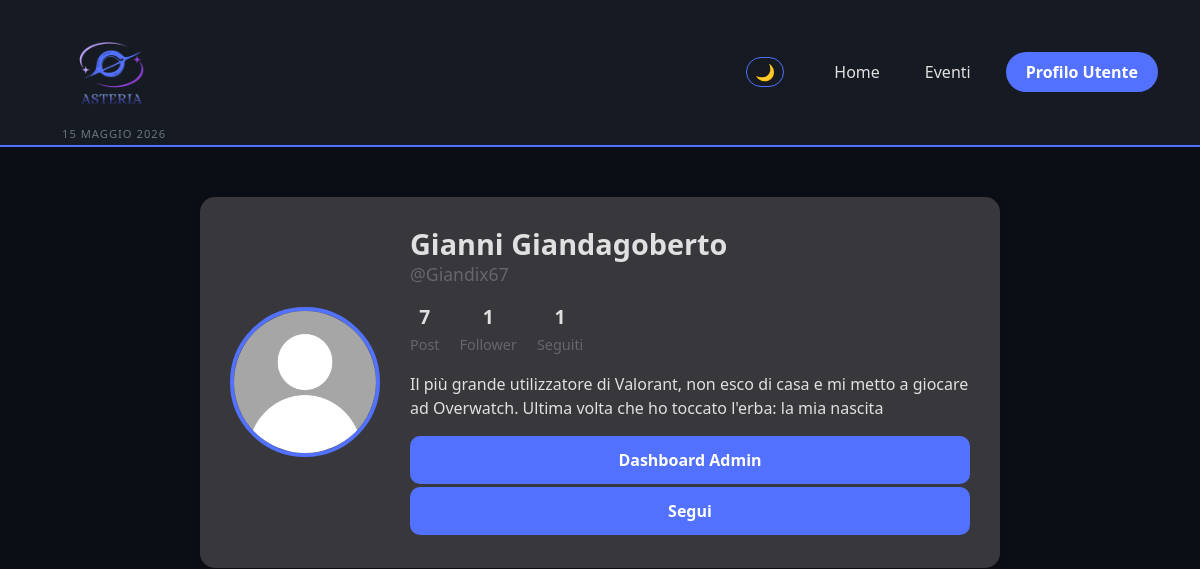
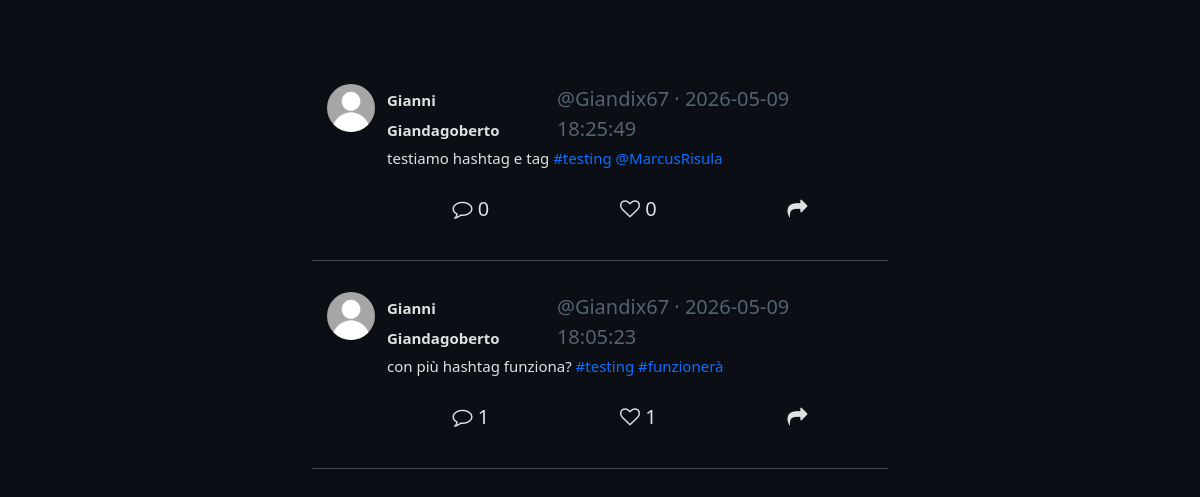
Before: /Profilo.php?user=Giandix67 (signed in, upper part) with the older database file (2 pictures, top to bottom).
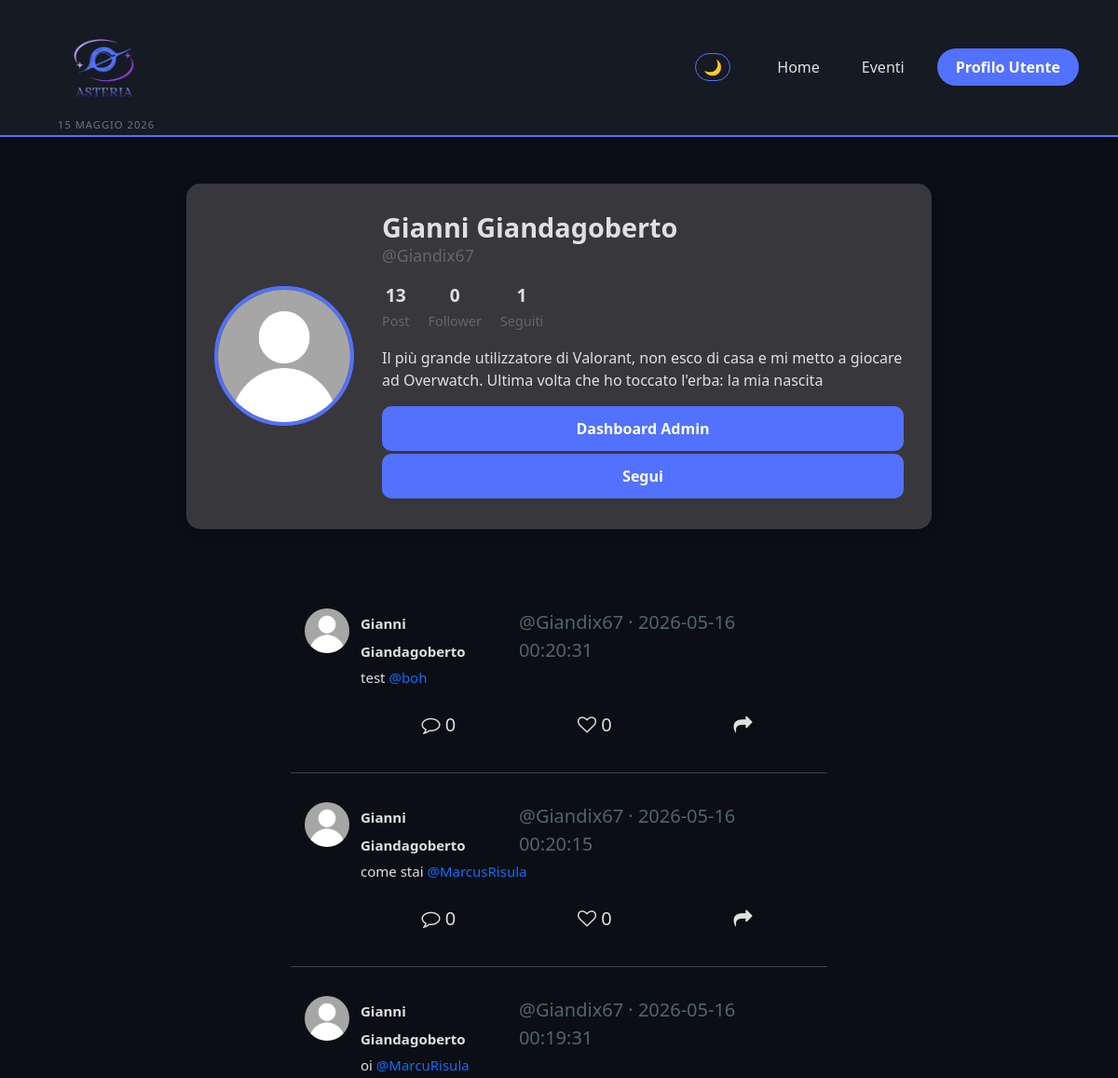
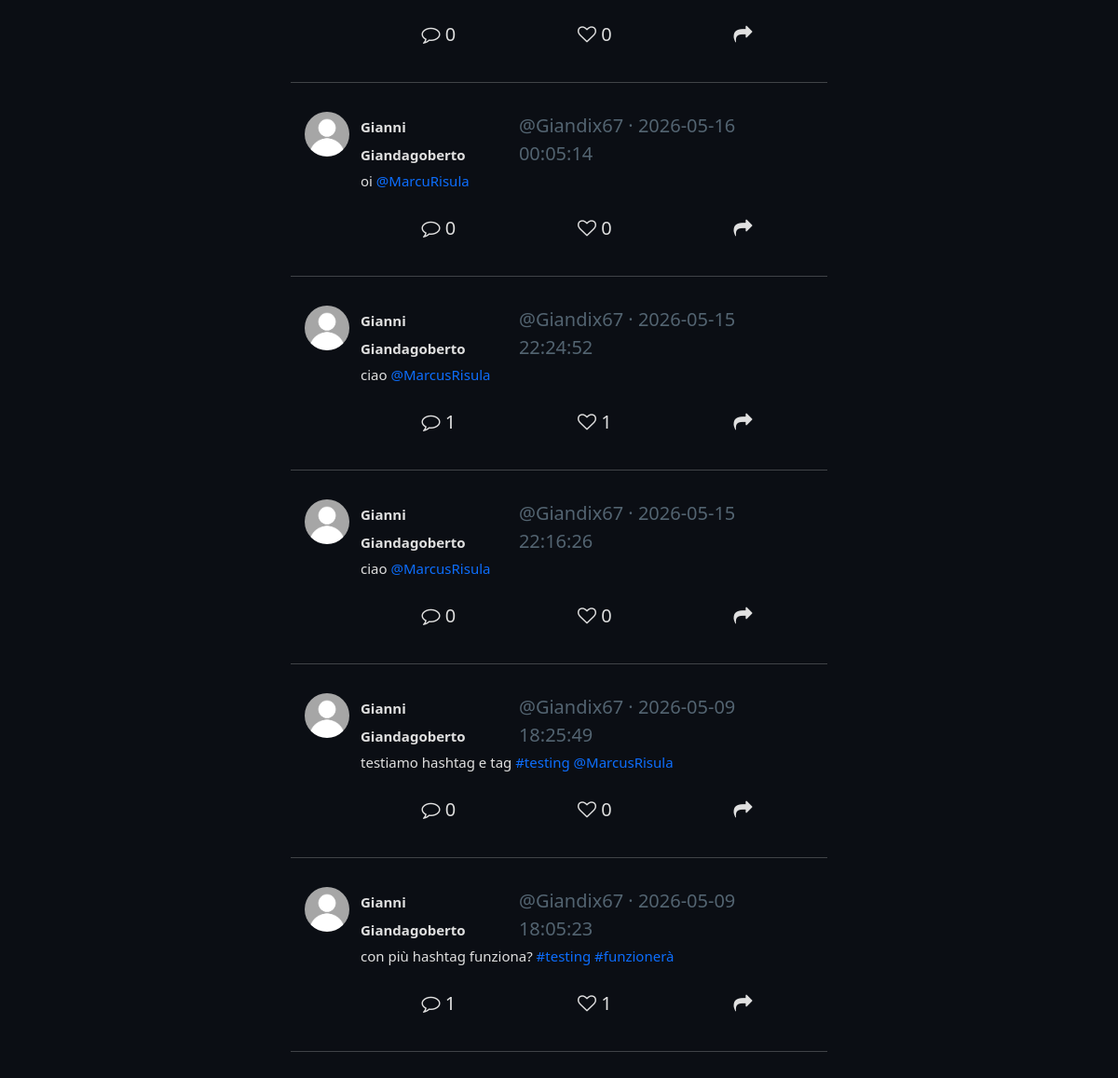
After: the same page with the newer database file (2 pictures, top to bottom).
### tables this page shows
CREATE TABLE `utenti` (
  `Nome` varchar(15) NOT NULL,
  `Cognome` varchar(15) NOT NULL,
  `NomeUtente` varchar(15) NOT NULL,
  `DataNascita` date DEFAULT NULL,
  `Foto` varchar(300) NOT NULL DEFAULT 'Utente.png',
  `Descrizione` varchar(200) DEFAULT NULL,
  `Password` varchar(100) NOT NULL,
  `Livello` int(2) NOT NULL DEFAULT 1
);

CREATE TABLE `post` (
  `Id_Post` int(30) NOT NULL,
  `NumLike` int(4) DEFAULT 0,
  `Condivisioni` int(4) DEFAULT 0,
  `Allegato` varchar(100) DEFAULT NULL,
  `Descrizione` varchar(300) NOT NULL,
  `Data_post` datetime NOT NULL,
  `Utente` varchar(15) NOT NULL
);

### Profilo.php (the view, shortened to what this page needs)
<!DOCTYPE html>
<?php
	include "Connessione.php";
	$NomeUtente = $_SESSION['user'];
	if(isset($_GET['user'])){
		$userPagina = $_GET['user'];
	}
	$livello = $_SESSION['livello'];
	$accesso=$_SESSION['accesso'];
	if($accesso!= 1){
	    header("location: Index.php");
	}
	else{
?>
<html lang="it">
<head>
    <link href="https://cdn.jsdelivr.net/npm/bootstrap@5.3.3/dist/css/bootstrap.min.css" rel="stylesheet">
    <link rel="stylesheet" href="StileProfilo.css">
</head>
<body>
	<nav class="navbar navbar-expand-lg sticky-top">
    <div class="container">
        <a class="navbar-brand d-flex align-items-center" href="#">
            <div class="d-flex flex-column">
				<a href="Asteria.php">
                	<img src="LogoTrasparente.png" alt="Asteria Logo" class="logo-img mb-1">
				</a>
                <small id="current-date" class="text-secondary ms-1" style="font-size: 0.7rem; letter-spacing: 1px;"></small>
            </div>
        </a>
        <div class="collapse navbar-collapse" id="navbarNav">
            <ul class="navbar-nav ms-auto align-items-center">
                <li class="nav-item theme-switch-wrapper">
                    <button id="theme-toggle"> </button>
                </li>
                <li class="nav-item"><a class="nav-link px-3" href="Asteria.php">Home</a></li>
                <li class="nav-item"><a class="nav-link px-3" href="#">Eventi</a></li>
                <li class="nav-item ms-lg-2">
                	<?php
                	if($NomeUtente == $userPagina){
                	?>
                    <button class="btn btn-custom rounded-pill fw-bold" onclick="location.href='logout.php'">Logout</button>
                    <?php
                	}else{
                	?>
                	<button class="btn btn-custom rounded-pill fw-bold" onclick="location.href='Profilo.php?user=<?=$NomeUtente?>'">Profilo Utente</button>
                	<?php
                	}
                	?>
                </li>
            </ul>
        </div>
    </div>
</nav>
<div class="container">
	<?php
		if(isset($userPagina)){
			try{
				$connessione = new PDO("mysql:host=$host;dbname=$db", $user, $password);
	        	$sql= "SELECT Nome, Cognome, NomeUtente, Descrizione, (SELECT COUNT(Id_Post) FROM post WHERE Utente=?) AS NumPost, Foto, (SELECT COUNT(Seguente) FROM follow WHERE Seguente=?) AS Seguiti, (SELECT COUNT(Seguito) FROM follow WHERE Seguito=?) AS Follower
	            		FROM utenti
	           			WHERE NomeUtente=?";
	        $preparata = $connessione->prepare($sql);
	        $preparata->execute([$userPagina, $userPagina, $userPagina, $userPagina]);
	        if($preparata->rowCount() > 0){
	            $ris = $preparata->fetchAll(PDO::FETCH_ASSOC);
	            foreach ($ris as $riga) {
	            	?>
	            <div class="profile-container">
	                <div class="profile-header">
	                    <img src="UploadProfili/<?=$riga['Foto'] ?>" class="profile-pic" alt="Foto Profilo">
	                    <div class="user-info">
	                        <h2><?= htmlspecialchars($riga['Nome'] . " " . $riga['Cognome']) ?></h2>
	                        <p class="username">@<?=$riga['NomeUtente'] ?></p>
	                        <div class="stats">
	                            <div class="stat-item">
	                                <span class="stat-value"><?= $riga['NumPost'] ?? 0 ?></span>
	                                <span class="stat-label">Post</span>
	                            </div>
	                            <div class="stat-item">
	                                <a href="elencoFollower.php?user=<?=$userPagina?>"><span class="stat-value" id="count-follower"><?= $riga['Follower'] ?></span></a>
	                                <span class="stat-label">Follower</span>
	                            </div>
	                            <div class="stat-item">
	                                <a href="elencoSeguiti.php?user=<?=$userPagina?>"><span class="stat-value" id="count-seguiti"><?= $riga['Seguiti'] ?></span></a>
	                                <span class="stat-label">Seguiti</span>
	                            </div>
	                        </div>
	                        <p class="mt-3"><?= $riga['Descrizione'] ?></p>
	        <?php
				}
			}
			} catch(PDOException $e){
				die("Errore nella gestione del database $db: " . $e->getMessage());
			}
			if($NomeUtente != $userPagina && $livello == 0){
			?>
				<button class="btn-follow fw-bold" onclick="location.href='ModificaAdmin.php?user=<?=$userPagina?>'">Dashboard Admin</button>
			<?php
			} if($NomeUtente == $userPagina){
			?>
				<button class="btn-follow fw-bold" onclick="location.href='ModificaProfilo.php'">Modifica Profilo</button>
			<?php
			} else {
				try{
					$connessione = new PDO("mysql:host=$host;dbname=$db", $user, $password);
					$sql = "SELECT * FROM follow WHERE Seguente = ? AND Seguito = ?";
					$preparata = $connessione->prepare($sql);
	        		$preparata->execute([$NomeUtente, $userPagina]);
					if($preparata->rowCount() > 0) {
						$testo = "Seguito";
						$classe = "seguito-attivo";
					} else {
						$testo = "Segui";
						$classe = "";
					}
				} catch(PDOException $e){
					die("Errore nella gestione del database $db: " . $e->getMessage());
				}
			?>
				<button class="btn-follow fw-bold <?= $classe ?>" id="segui" data-user="<?= $userPagina ?>" data-follower="<?= $NomeUtente ?>">
					<?= $testo ?>
				</button>
			<?php
			}
			?>
	            </div>
	        </div>
	    </div>
</div>
<div class="contenitore">
	<div class="sezione">
	</div>
	<div class="sezione feed">
		<link rel="stylesheet" type="text/css" href="//netdna.bootstrapcdn.com/font-awesome/4.1.0/css/font-awesome.min.css">
	            <div class="container bootstrap snippets bootdey">
	                    <div class="col-sm-12">
	                        <?php
	                        try{
	                            $connessione = new PDO("mysql:host=$host;dbname=$db", $user, $password);
	                            $sql= "SELECT Id_Post, NumLike, Allegato, Descrizione, Data_post, Utente,
	                                   (SELECT COUNT(*) FROM commenti WHERE commenti.Id_Post = post.Id_Post) AS NumCommenti,
	                                   (SELECT Nome FROM utenti WHERE utenti.NomeUtente= post.Utente) AS Nome,
	                                   (SELECT Cognome FROM utenti WHERE utenti.NomeUtente= post.Utente) AS Cognome,
	                                   (SELECT Foto FROM utenti WHERE utenti.NomeUtente= post.Utente) AS Foto,
	                                   (SELECT COUNT(*) FROM likepost WHERE likepost.Id_Post = post.Id_Post AND likepost.Utente = ?) AS MioLike
	                                   FROM post
	                                   WHERE Utente= ?
	                                   ORDER BY post.Data_post DESC";
	                        $preparata = $connessione->prepare($sql);
	                        $preparata->execute([$NomeUtente, $userPagina]);
	                        if($preparata->rowCount() > 0){
		                        $ris = $preparata->fetchAll(PDO::FETCH_ASSOC);
	                            foreach ($ris as $riga) {
	                            	$descrizione = $riga['Descrizione'];
                                    $pattern = '/#([^\s!,?]+)/';
                                    $DescrTag = preg_replace($pattern, '<a class="tag" href="ricerca.php?tag=$1">#$1</a>', $descrizione);
                                    $patternUtenti = '/@([^\s!,?]+)/';
                                    $UserTagDescr= preg_replace($patternUtenti, '<a class="tag" href="Profilo.php?user=$1">@$1</a>', $DescrTag);
	                        ?>
	                        <div class="panel panel-white post panel-shadow">
	                            <div class="post-content-wrapper"> <div class="post-left-column">
	                                    <img src="UploadProfili/<?=$riga['Foto']?>" class="img-circle avatar" alt="user profile image">
	                                </div>
	                                <div class="post-right-column">
	                                	<div onclick="location.href='post.php?post=<?=$riga['Id_Post']?>'"  style="cursor:pointer;">
		                                    <div class="post-heading">
		                                        <a href="Profilo.php?user=<?=$riga['Utente']?>"><b><?=$riga['Nome']?> <?=$riga['Cognome']?></b></a>
		                                        <span class="text-muted time">@<?=$riga['Utente']?> · <?=$riga['Data_post']?></span>
		                                    </div>
		                                    <div class="post-description">
		                                        <p><?=$UserTagDescr?></p>
		                                    </div>
		                                </div>
	                                    <div class="stats-post">
	                                        <a href="Commenti.php?post=<?=$riga['Id_Post']?>" class="stat-item-post"><i class="fa fa-comment-o"></i> <?=$riga['NumCommenti']?></a>
	                                        <a class="stat-item like-button" data-postid="<?=$riga['Id_Post']?>" style="text-decoration:none; cursor:pointer;">
	                                            <i class="fa <?=($riga['MioLike'] > 0) ? 'fa-heart' : 'fa-heart-o'?>"
	                                               id="icon-<?=$riga['Id_Post']?>"
	                                               style="<?=($riga['MioLike'] > 0) ? 'color:red;' : ''?>"></i>
	                                            <span id="like-count-<?=$riga['Id_Post']?>"><?=$riga['NumLike']?></span>
	                                        </a>
	                                        <a class="stat-item-post bottone-condividi"
	                                        	data-title="Asteria"
                                           		data-text="Guarda questo post di <?=$riga['Utente']?> su Asteria!"
                                           		data-url="http://localhost/5A/post.php?post=<?=$riga['Id_Post']?>"><i class="fa fa-share"></i></a>
	                                    </div>
	                                </div>
	                            </div>
	                        </div>
	                        <hr>
	                        <?php
	                        }
	                        }
	                        } catch(PDOException $e){
	                            die("Errore nella gestione del database $db: " . $e->getMessage());
	                        }
	                        ?>
	                    </div>
	            </div>
	        </div>
	        <div class="sezione destra">
	        </div>
	</div>
</body>
</html>
<?php
	}
}
?>

### StileProfilo.css (style rules this page uses)
:root { --bg-color: #f0f2f5; --text-color: #1c1e21; --navbar-bg: #f8f9fa; --card-bg: #ffffff; --user-bg: #ffffff; --primary-color: #9370DB; --accent-color: #5271FF; --border-color: #dee2e6; }
[data-theme="dark"] { --bg-color: #0b0e14; --text-color: #e0e0e0; --navbar-bg: #161a23; --card-bg: #1a1d24; --user-bg: #38373b; --primary-color: #5271FF; --accent-color: #9370DB; --border-color: #333333; }
body { background-color: var(--bg-color); font-family: 'Segoe UI', Tahoma, Geneva, Verdana, sans-serif; color: var(--text-color); transition: all 0.3s ease; }
a { color: var(--text-color); text-decoration: none; }
.btn-custom { background-color: var(--primary-color); border: 2px solid var(--primary-color); border: none; color: white; padding: 8px 20px; transition: all 0.3s ease; }
.btn-follow { background-color: var(--primary-color); border: 2px solid var(--primary-color); white-space: nowrap; border-radius: 10px; color: white; transition: all 0.3s ease; display: block; width: 100%; padding: 10px 20px; margin-bottom: 3px; }
.theme-switch-wrapper { display: flex; align-items: center; margin-right: 15px; }
#theme-toggle { cursor: pointer; padding: 2px 8px; border-radius: 20px; border: 1px solid var(--primary-color); background: transparent; color: var(--text-color); font-size: 0.75rem; font-family: 'Segoe UI', Tahoma, Geneva, Verdana, sans-serif; font-weight: bold; font-size: 1rem; transition: all 0.3s ease; }
.profile-container { max-width: 800px; margin: 50px auto; background: var(--user-bg); border-radius: 15px; box-shadow: 0 4px 12px rgba(0, 0, 0, 0.1); overflow: hidden; transition: all 0.3s ease; }
.profile-header { padding: 30px; display: flex; align-items: center; gap: 30px; }
.profile-pic { width: 150px; height: 150px; flex-shrink: 0; object-fit: cover; border-radius: 50%; border: 4px solid var(--primary-color); }
.user-info h2 { margin: 0; font-weight: 700; font-size: 1.8rem; }
.user-info { width: 100%; }
.username { color: #65676b; font-size: 1.1rem; margin-bottom: 15px; }
.stats { display: flex; gap: 20px; margin-top: 10px; }
.stat-item { text-align: center; }
.stat-value { display: block; font-weight: bold; font-size: 1.2rem; }
.stat-label { color: #65676b; font-size: 0.9rem; }
.navbar { padding-top: 2px !important; padding-bottom: 2px !important; background-color: var(--navbar-bg) !important; border-bottom: 2px solid var(--primary-color); transition: all 0.3s ease; }
.logo-img { width: 110px; height: auto; object-fit: contain; }
.nav-link { font-size: 1rem; padding-left: 10px !important; padding-right: 10px !important; color: var(--text-color) !important; transition: color 0.3s ease; }
.navbar-nav .nav-item { margin-left: 25px; }
.nav-item.ms-lg-2 { margin-left: 25px !important; }
.contenitore { display: flex; flex-direction: row; }
.sezione { flex: 1; display: flex; flex-direction: column; justify-content: flex-start; align-items: center; padding-top: 20px; font-size: 20px; color: var(--text-color); transition: background-color 0.3s ease, color 0.3s ease; }
.feed { flex: 2; background-color: var(--bg-color); overflow: auto; scrollbar-width:none; }
.stats .stat-item { text-decoration: none; }
.destra { background-color: var(--bg-color); }
.post-content-wrapper { display: flex; padding: 15px; }
.post-left-column { margin-right: 12px; }
.post-right-column { flex: 1; display: flex; flex-direction: column; }
.post-heading { display: flex; align-items: baseline; gap: 5px; margin-bottom: 4px; }
.post-heading a { text-decoration: none !important; color: var(--text-color); }
.post-heading b { font-size: 15px; }
.post-description p { margin-bottom: 10px; font-size: 15px; line-height: 1.4; }
.stats-post { display: flex; justify-content: space-around; align-items: center; margin-top: 10px; padding: 5px 0; max-width: 100%; }
.post-left-column .avatar { width: 48px; height: 48px; border-radius: 50%; object-fit: cover; }
.text-muted { color: rgb(83, 100, 113) !important; }
b { color: var(--text-color); }
.stat-item { cursor: pointer; transition: transform 0.2s ease; }
.tag { color: #0d6efd; }

Changed rows visible on the page:
computed for utenti "Gianni Giandagoberto": NumPost "7" → "13"; Follower "1" → "0"
added post: Nome "Gianni", Cognome "Giandagoberto", Utente "Giandix67", Data_post "2026-05-16 00:20:31", Descrizione "test", DescrTag "@boh", NumLike "0"
added post: Nome "Gianni", Cognome "Giandagoberto", Utente "Giandix67", Data_post "2026-05-16 00:20:15", Descrizione "come stai", DescrTag "@MarcusRisula", NumLike "0"
added post: Nome "Gianni", Cognome "Giandagoberto", Utente "Giandix67", Data_post "2026-05-16 00:19:31", Descrizione "oi", DescrTag "@MarcuRisula", NumLike "0"
added post: Nome "Gianni", Cognome "Giandagoberto", Utente "Giandix67", Data_post "2026-05-16 00:05:14", Descrizione "oi", DescrTag "@MarcuRisula", NumLike "0"
added post: Nome "Gianni", Cognome "Giandagoberto", Utente "Giandix67", Data_post "2026-05-15 22:24:52", Descrizione "ciao", DescrTag "@MarcusRisula", NumLike "1"
added post: Nome "Gianni", Cognome "Giandagoberto", Utente "Giandix67", Data_post "2026-05-15 22:16:26", Descrizione "ciao", DescrTag "@MarcusRisula", NumLike "0"
Other visible differences:
$riga['NumCommenti']: "0" → "0 0 0 0 1 0 0"
